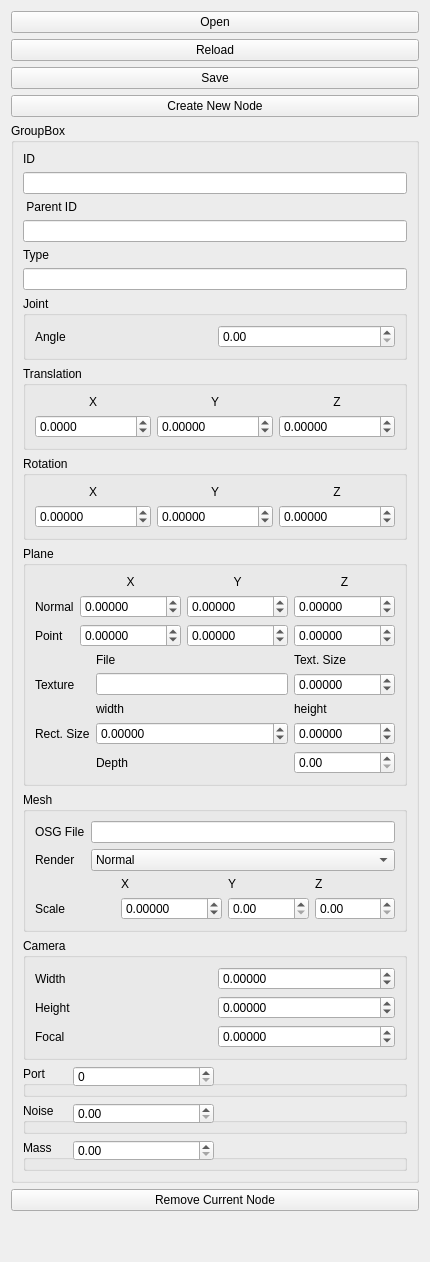
     <widget class="QWidget" name="tab_2">
      <attribute name="title">
       <string>Tab 2</string>
      </attribute>
      <layout class="QVBoxLayout" name="verticalLayout_5">
       <item>
        <widget class="QPushButton" name="openpushButton">
         <property name="text">
          <string>Open</string>
         </property>
        </widget>
       </item>
       <item>
        <widget class="QPushButton" name="reloadpushButton">
         <property name="text">
          <string>Reload</string>
         </property>
        </widget>
       </item>
       <item>
        <widget class="QPushButton" name="savepushButton">
         <property name="text">
          <string>Save</string>
         </property>
        </widget>
       </item>
       <item>
        <widget class="QPushButton" name="create_new_nodepushButton">
         <property name="text">
          <string>Create New Node</string>
         </property>
        </widget>
       </item>
       <item>
        <widget class="QGroupBox" name="groupBox_2">
         <property name="sizePolicy">
          <sizepolicy hsizetype="Expanding" vsizetype="MinimumExpanding">
           <horstretch>1</horstretch>
           <verstretch>1</verstretch>
          </sizepolicy>
         </property>
         <property name="minimumSize">
          <size>
           <width>200</width>
           <height>400</height>
          </size>
         </property>
         <property name="maximumSize">
          <size>
           <width>16777215</width>
           <height>16777215</height>
          </size>
         </property>
         <property name="title">
          <string>GroupBox</string>
         </property>
         <layout class="QVBoxLayout" name="verticalLayout">
          <item>
           <widget class="QLabel" name="label_5">
            <property name="text">
             <string>ID</string>
            </property>
           </widget>
          </item>
          <item>
           <widget class="QLineEdit" name="newid"/>
          </item>
          <item>
           <widget class="QLabel" name="label">
            <property name="text">
             <string> Parent ID</string>
            </property>
           </widget>
          </item>
          <item>
           <widget class="QLineEdit" name="parenta"/>
          </item>
          <item>
           <widget class="QLabel" name="label_2">
            <property name="text">
             <string>Type</string>
            </property>
           </widget>
          </item>
          <item>
           <widget class="QLineEdit" name="Typea"/>
          </item>
          <item>
           <widget class="QGroupBox" name="jointGroup_2">
            <property name="minimumSize">
             <size>
              <width>0</width>
              <height>60</height>
             </size>
            </property>
            <property name="title">
             <string>Joint</string>
            </property>
            <layout class="QHBoxLayout" name="horizontalLayout_5">
             <item>
              <widget class="QLabel" name="label_57">
               <property name="text">
                <string>Angle</string>
               </property>
              </widget>
             </item>
             <item>
              <widget class="QDoubleSpinBox" name="jointAngle_2"/>
             </item>
            </layout>
           </widget>
          </item>
          <item>
           <widget class="QGroupBox" name="translationGroup_2">
            <property name="sizePolicy">
             <sizepolicy hsizetype="Preferred" vsizetype="Expanding">
              <horstretch>0</horstretch>
              <verstretch>0</verstretch>
             </sizepolicy>
            </property>
            <property name="minimumSize">
             <size>
              <width>0</width>
              <height>80</height>
             </size>
            </property>
            <property name="title">
             <string>Translation</string>
            </property>
            <layout class="QGridLayout" name="gridLayout_8">
             <item row="0" column="0">
              <widget class="QLabel" name="label_58">
               <property name="text">
                <string>X</string>
               </property>
               <property name="alignment">
                <set>Qt::AlignCenter</set>
               </property>
              </widget>
             </item>
             <item row="0" column="2">
              <widget class="QLabel" name="label_59">
               <property name="text">
                <string>Z</string>
               </property>
               <property name="alignment">
                <set>Qt::AlignCenter</set>
               </property>
              </widget>
             </item>
             <item row="0" column="1">
              <widget class="QLabel" name="label_60">
               <property name="text">
                <string>Y</string>
               </property>
               <property name="alignment">
                <set>Qt::AlignCenter</set>
               </property>
              </widget>
             </item>
             <item row="1" column="0">
              <widget class="QDoubleSpinBox" name="tx_2">
               <property name="decimals">
                <number>4</number>
               </property>
               <property name="minimum">
                <double>-10000.000000000000000</double>
               </property>
               <property name="maximum">
                <double>10000.000000000000000</double>
               </property>
               <property name="singleStep">
                <double>0.010000000000000</double>
               </property>
              </widget>
             </item>
             <item row="1" column="1">
              <widget class="QDoubleSpinBox" name="ty_2">
               <property name="decimals">
                <number>5</number>
               </property>
               <property name="minimum">
                <double>-10000.000000000000000</double>
               </property>
               <property name="maximum">
                <double>10000.000000000000000</double>
               </property>
               <property name="singleStep">
                <double>0.010000000000000</double>
               </property>
              </widget>
             </item>
             <item row="1" column="2">
              <widget class="QDoubleSpinBox" name="tz_2">
               <property name="decimals">
                <number>5</number>
               </property>
               <property name="minimum">
                <double>-10000.000000000000000</double>
               </property>
               <property name="maximum">
                <double>10000.000000000000000</double>
               </property>
               <property name="singleStep">
                <double>0.010000000000000</double>
               </property>
              </widget>
             </item>
            </layout>
           </widget>
          </item>
          <item>
           <widget class="QGroupBox" name="rotationGroup_2">
            <property name="sizePolicy">
             <sizepolicy hsizetype="Preferred" vsizetype="Expanding">
              <horstretch>0</horstretch>
              <verstretch>0</verstretch>
             </sizepolicy>
            </property>
            <property name="minimumSize">
             <size>
              <width>0</width>
              <height>80</height>
             </size>
            </property>
            <property name="title">
             <string>Rotation</string>
            </property>
            <layout class="QGridLayout" name="gridLayout_9">
             <item row="0" column="2">
              <widget class="QLabel" name="label_61">
               <property name="text">
                <string>Z</string>
               </property>
               <property name="alignment">
                <set>Qt::AlignCenter</set>
               </property>
              </widget>
             </item>
             <item row="0" column="0">
              <widget class="QLabel" name="label_62">
               <property name="text">
                <string>X</string>
               </property>
               <property name="alignment">
                <set>Qt::AlignCenter</set>
               </property>
              </widget>
             </item>
             <item row="2" column="2">
              <widget class="QDoubleSpinBox" name="rz_2">
               <property name="decimals">
                <number>5</number>
               </property>
               <property name="minimum">
                <double>-10000.000000000000000</double>
               </property>
               <property name="maximum">
                <double>10000.000000000000000</double>
               </property>
               <property name="singleStep">
                <double>0.010000000000000</double>
               </property>
              </widget>
             </item>
             <item row="0" column="1">
              <widget class="QLabel" name="label_63">
               <property name="text">
                <string>Y</string>
               </property>
               <property name="alignment">
                <set>Qt::AlignCenter</set>
               </property>
              </widget>
             </item>
             <item row="2" column="0">
              <widget class="QDoubleSpinBox" name="rx_2">
               <property name="decimals">
                <number>5</number>
               </property>
               <property name="minimum">
                <double>-10000.000000000000000</double>
               </property>
               <property name="maximum">
                <double>10000.000000000000000</double>
               </property>
               <property name="singleStep">
                <double>0.010000000000000</double>
               </property>
              </widget>
             </item>
             <item row="2" column="1">
              <widget class="QDoubleSpinBox" name="ry_2">
               <property name="decimals">
                <number>5</number>
               </property>
               <property name="minimum">
                <double>-10000.000000000000000</double>
               </property>
               <property name="maximum">
                <double>10000.000000000000000</double>
               </property>
               <property name="singleStep">
                <double>0.010000000000000</double>
               </property>
              </widget>
             </item>
            </layout>
           </widget>
          </item>
          <item>
           <widget class="QGroupBox" name="planeGroup_2">
            <property name="sizePolicy">
             <sizepolicy hsizetype="Preferred" vsizetype="Expanding">
              <horstretch>0</horstretch>
              <verstretch>0</verstretch>
             </sizepolicy>
            </property>
            <property name="minimumSize">
             <size>
              <width>0</width>
              <height>160</height>
             </size>
            </property>
            <property name="title">
             <string>Plane</string>
            </property>
            <layout class="QGridLayout" name="gridLayout_16">
             <item row="0" column="0">
              <layout class="QGridLayout" name="gridLayout_17">
               <item row="1" column="3">
                <widget class="QDoubleSpinBox" name="pnz_2">
                 <property name="decimals">
                  <number>5</number>
                 </property>
                 <property name="minimum">
                  <double>-10000.000000000000000</double>
                 </property>
                 <property name="maximum">
                  <double>10000.000000000000000</double>
                 </property>
                 <property name="singleStep">
                  <double>0.010000000000000</double>
                 </property>
                </widget>
               </item>
               <item row="2" column="0">
                <widget class="QLabel" name="label_64">
                 <property name="text">
                  <string>Point</string>
                 </property>
                </widget>
               </item>
               <item row="2" column="1">
                <widget class="QDoubleSpinBox" name="px_2">
                 <property name="decimals">
                  <number>5</number>
                 </property>
                 <property name="minimum">
                  <double>-10000.000000000000000</double>
                 </property>
                 <property name="maximum">
                  <double>10000.000000000000000</double>
                 </property>
                 <property name="singleStep">
                  <double>0.010000000000000</double>
                 </property>
                </widget>
               </item>
               <item row="1" column="2">
                <widget class="QDoubleSpinBox" name="pny_2">
                 <property name="decimals">
                  <number>5</number>
                 </property>
                 <property name="minimum">
                  <double>-10000.000000000000000</double>
                 </property>
                 <property name="maximum">
                  <double>10000.000000000000000</double>
                 </property>
                 <property name="singleStep">
                  <double>0.010000000000000</double>
                 </property>
                </widget>
               </item>
               <item row="2" column="3">
                <widget class="QDoubleSpinBox" name="pz_2">
                 <property name="decimals">
                  <number>5</number>
                 </property>
                 <property name="minimum">
                  <double>-10000.000000000000000</double>
                 </property>
                 <property name="maximum">
                  <double>10000.000000000000000</double>
                 </property>
                 <property name="singleStep">
                  <double>0.010000000000000</double>
                 </property>
                </widget>
               </item>
               <item row="2" column="2">
                <widget class="QDoubleSpinBox" name="py_2">
                 <property name="decimals">
                  <number>5</number>
                 </property>
                 <property name="minimum">
                  <double>-10000.000000000000000</double>
                 </property>
                 <property name="maximum">
                  <double>10000.000000000000000</double>
                 </property>
                 <property name="singleStep">
                  <double>0.010000000000000</double>
                 </property>
                </widget>
               </item>
               <item row="0" column="3">
                <widget class="QLabel" name="label_65">
                 <property name="text">
                  <string>Z</string>
                 </property>
                 <property name="alignment">
                  <set>Qt::AlignCenter</set>
                 </property>
                </widget>
               </item>
               <item row="1" column="0">
                <widget class="QLabel" name="label_66">
                 <property name="text">
                  <string>Normal</string>
                 </property>
                </widget>
               </item>
               <item row="0" column="1">
                <widget class="QLabel" name="label_67">
                 <property name="text">
                  <string>X</string>
                 </property>
                 <property name="alignment">
                  <set>Qt::AlignCenter</set>
                 </property>
                </widget>
               </item>
               <item row="0" column="2">
                <widget class="QLabel" name="label_68">
                 <property name="text">
                  <string>Y</string>
                 </property>
                 <property name="alignment">
                  <set>Qt::AlignCenter</set>
                 </property>
                </widget>
               </item>
               <item row="1" column="1">
                <widget class="QDoubleSpinBox" name="pnx_2">
                 <property name="decimals">
                  <number>5</number>
                 </property>
                 <property name="minimum">
                  <double>-10000.000000000000000</double>
                 </property>
                 <property name="maximum">
                  <double>10000.000000000000000</double>
                 </property>
                 <property name="singleStep">
                  <double>0.010000000000000</double>
                 </property>
                </widget>
               </item>
              </layout>
             </item>
             <item row="1" column="0">
              <layout class="QGridLayout" name="gridLayout_18">
               <item row="2" column="0">
                <widget class="QLabel" name="label_69">
                 <property name="text">
                  <string>Texture</string>
                 </property>
                </widget>
               </item>
               <item row="1" column="2">
                <widget class="QLabel" name="label_70">
                 <property name="text">
                  <string>Text. Size</string>
                 </property>
                </widget>
               </item>
               <item row="2" column="1">
                <widget class="QLineEdit" name="texture_2"/>
               </item>
               <item row="3" column="2">
                <widget class="QLabel" name="label_71">
                 <property name="text">
                  <string>height</string>
                 </property>
                </widget>
               </item>
               <item row="1" column="1">
                <widget class="QLabel" name="label_72">
                 <property name="text">
                  <string>File</string>
                 </property>
                </widget>
               </item>
               <item row="2" column="2">
                <widget class="QDoubleSpinBox" name="textureSize_2">
                 <property name="decimals">
                  <number>5</number>
                 </property>
                 <property name="minimum">
                  <double>-10000.000000000000000</double>
                 </property>
                 <property name="maximum">
                  <double>10000.000000000000000</double>
                 </property>
                 <property name="singleStep">
                  <double>0.010000000000000</double>
                 </property>
                </widget>
               </item>
               <item row="3" column="1">
                <widget class="QLabel" name="label_73">
                 <property name="text">
                  <string>width</string>
                 </property>
                </widget>
               </item>
               <item row="4" column="0">
                <widget class="QLabel" name="label_74">
                 <property name="text">
                  <string>Rect. Size</string>
                 </property>
                </widget>
               </item>
               <item row="4" column="1">
                <widget class="QDoubleSpinBox" name="rectangleWidth_2">
                 <property name="decimals">
                  <number>5</number>
                 </property>
                 <property name="minimum">
                  <double>-10000.000000000000000</double>
                 </property>
                 <property name="maximum">
                  <double>10000.000000000000000</double>
                 </property>
                 <property name="singleStep">
                  <double>0.010000000000000</double>
                 </property>
                </widget>
               </item>
               <item row="4" column="2">
                <widget class="QDoubleSpinBox" name="rectangleHeight_2">
                 <property name="decimals">
                  <number>5</number>
                 </property>
                 <property name="minimum">
                  <double>-10000.000000000000000</double>
                 </property>
                 <property name="maximum">
                  <double>10000.000000000000000</double>
                 </property>
                 <property name="singleStep">
                  <double>0.010000000000000</double>
                 </property>
                </widget>
               </item>
               <item row="5" column="1">
                <widget class="QLabel" name="label_3">
                 <property name="text">
                  <string>Depth</string>
                 </property>
                </widget>
               </item>
               <item row="5" column="2">
                <widget class="QDoubleSpinBox" name="dep"/>
               </item>
              </layout>
             </item>
            </layout>
           </widget>
          </item>
          <item>
           <widget class="QGroupBox" name="meshGroup_2">
            <property name="sizePolicy">
             <sizepolicy hsizetype="Preferred" vsizetype="Expanding">
              <horstretch>0</horstretch>
              <verstretch>0</verstretch>
             </sizepolicy>
            </property>
            <property name="minimumSize">
             <size>
              <width>0</width>
              <height>100</height>
             </size>
            </property>
            <property name="title">
             <string>Mesh</string>
            </property>
            <layout class="QVBoxLayout" name="verticalLayout_9">
             <item>
              <layout class="QGridLayout" name="gridLayout_19">
               <item row="0" column="1">
                <widget class="QLineEdit" name="osgFile_2"/>
               </item>
               <item row="0" column="0">
                <widget class="QLabel" name="label_75">
                 <property name="text">
                  <string>OSG File</string>
                 </property>
                </widget>
               </item>
               <item row="1" column="0">
                <widget class="QLabel" name="label_76">
                 <property name="text">
                  <string>Render</string>
                 </property>
                </widget>
               </item>
               <item row="1" column="1">
                <widget class="QComboBox" name="renderMode_2">
                 <item>
                  <property name="text">
                   <string>Normal</string>
                  </property>
                 </item>
                 <item>
                  <property name="text">
                   <string>Wireframe</string>
                  </property>
                 </item>
                </widget>
               </item>
              </layout>
             </item>
             <item>
              <layout class="QGridLayout" name="gridLayout_20">
               <item row="1" column="0">
                <widget class="QLabel" name="label_77">
                 <property name="text">
                  <string>Scale</string>
                 </property>
                </widget>
               </item>
               <item row="0" column="1">
                <widget class="QLabel" name="label_78">
                 <property name="text">
                  <string>X</string>
                 </property>
                </widget>
               </item>
               <item row="1" column="1">
                <widget class="QDoubleSpinBox" name="scalex_2">
                 <property name="decimals">
                  <number>5</number>
                 </property>
                 <property name="minimum">
                  <double>-10000.000000000000000</double>
                 </property>
                 <property name="maximum">
                  <double>10000.000000000000000</double>
                 </property>
                 <property name="singleStep">
                  <double>0.010000000000000</double>
                 </property>
                </widget>
               </item>
               <item row="0" column="2">
                <widget class="QLabel" name="label_79">
                 <property name="text">
                  <string>Y</string>
                 </property>
                </widget>
               </item>
               <item row="0" column="3">
                <widget class="QLabel" name="label_80">
                 <property name="text">
                  <string>Z</string>
                 </property>
                </widget>
               </item>
               <item row="1" column="2">
                <widget class="QDoubleSpinBox" name="scaley_2"/>
               </item>
               <item row="1" column="3">
                <widget class="QDoubleSpinBox" name="scalez_2"/>
               </item>
              </layout>
             </item>
            </layout>
           </widget>
          </item>
          <item>
           <widget class="QGroupBox" name="cameraGroup_2">
            <property name="sizePolicy">
             <sizepolicy hsizetype="Preferred" vsizetype="Expanding">
              <horstretch>0</horstretch>
              <verstretch>0</verstretch>
             </sizepolicy>
            </property>
            <property name="minimumSize">
             <size>
              <width>0</width>
              <height>100</height>
             </size>
            </property>
            <property name="title">
             <string>Camera</string>
            </property>
            <layout class="QGridLayout" name="gridLayout_21">
             <item row="1" column="0">
              <widget class="QLabel" name="label_82">
               <property name="text">
                <string>Height</string>
               </property>
              </widget>
             </item>
             <item row="0" column="1">
              <widget class="QDoubleSpinBox" name="cwidth_2">
               <property name="decimals">
                <number>5</number>
               </property>
               <property name="minimum">
                <double>-10000.000000000000000</double>
               </property>
               <property name="maximum">
                <double>10000.000000000000000</double>
               </property>
               <property name="singleStep">
                <double>0.010000000000000</double>
               </property>
              </widget>
             </item>
             <item row="0" column="0">
              <widget class="QLabel" name="label_81">
               <property name="text">
                <string>Width</string>
               </property>
              </widget>
             </item>
             <item row="2" column="0">
              <widget class="QLabel" name="label_83">
               <property name="text">
                <string>Focal</string>
               </property>
              </widget>
             </item>
             <item row="1" column="1">
              <widget class="QDoubleSpinBox" name="cheight_2">
               <property name="decimals">
                <number>5</number>
               </property>
               <property name="minimum">
                <double>-10000.000000000000000</double>
               </property>
               <property name="maximum">
                <double>10000.000000000000000</double>
               </property>
               <property name="singleStep">
                <double>0.010000000000000</double>
               </property>
              </widget>
             </item>
             <item row="2" column="1">
              <widget class="QDoubleSpinBox" name="focal_2">
               <property name="decimals">
                <number>5</number>
               </property>
               <property name="minimum">
                <double>-10000.000000000000000</double>
               </property>
               <property name="maximum">
                <double>10000.000000000000000</double>
               </property>
               <property name="singleStep">
                <double>0.010000000000000</double>
               </property>
              </widget>
             </item>
            </layout>
           </widget>
          </item>
          <item>
           <widget class="QGroupBox" name="portBox">
            <property name="title">
             <string>Port</string>
            </property>
            <widget class="QSpinBox" name="porta">
             <property name="geometry">
              <rect>
               <x>50</x>
               <y>0</y>
               <width>141</width>
               <height>21</height>
              </rect>
             </property>
            </widget>
           </widget>
          </item>
          <item>
           <widget class="QGroupBox" name="noiseBox">
            <property name="title">
             <string>Noise</string>
            </property>
            <widget class="QDoubleSpinBox" name="noisea">
             <property name="geometry">
              <rect>
               <x>50</x>
               <y>0</y>
               <width>141</width>
               <height>21</height>
              </rect>
             </property>
            </widget>
           </widget>
          </item>
          <item>
           <widget class="QGroupBox" name="massBox">
            <property name="title">
             <string>Mass</string>
            </property>
            <widget class="QDoubleSpinBox" name="massa">
             <property name="geometry">
              <rect>
               <x>50</x>
               <y>0</y>
               <width>141</width>
               <height>21</height>
              </rect>
             </property>
            </widget>
           </widget>
          </item>
         </layout>
        </widget>
       </item>
       <item>
        <widget class="QPushButton" name="remove_current_nodepushButton">
         <property name="text">
          <string>Remove Current Node</string>
         </property>
        </widget>
       </item>
       <item>
        <spacer name="verticalSpacer_2">
         <property name="orientation">
          <enum>Qt::Vertical</enum>
         </property>
         <property name="sizeHint" stdset="0">
          <size>
           <width>20</width>
           <height>40</height>
          </size>
         </property>
        </spacer>
       </item>
      </layout>
     </widget>
